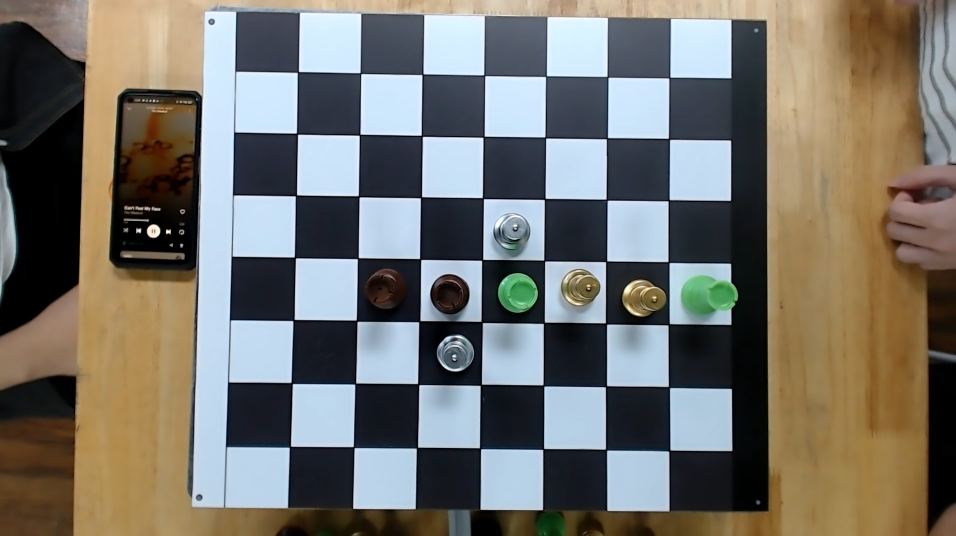
#> input picture WIN_20220218_16_09_57_Pro.jpg, 1912 x 1072 px (shown at 1/2 size)
$ python main.py
#> lines starting #> are read from the running program, lines starting #| are printed output that depends on the picture
import cv2
img = cv2.imread("WIN_20220218_16_09_57_Pro.jpg")
#> img is the input picture: shape (1072, 1912, 3); mean B, G, R 107.6, 114.4, 116.7
crop_img = img[0:1072, 390:1540]
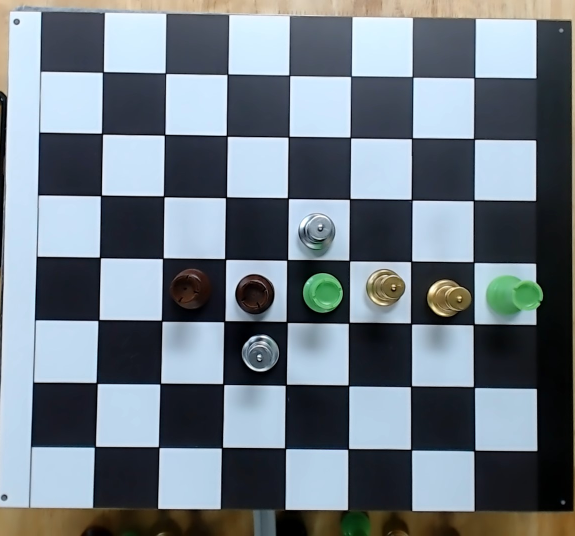
#> crop_img: shape (1072, 1150, 3) (shown at 1/2 size); mean B, G, R 131.8, 122.2, 110.9
cv2.imwrite("WIN_01.jpg",crop_img)
#cv2.imshow("cropped", crop_img)
#cv2.waitKey(0)
